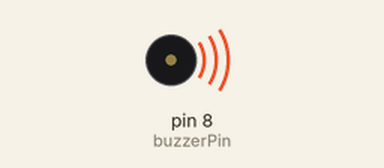
This sketch was run on a simulated Arduino Uno, built with avr-gcc and run on an emulated ATmega328P. On the bench: buzzer (waves = sounding).

Above: at 0.2 s.
At 3.7 s:
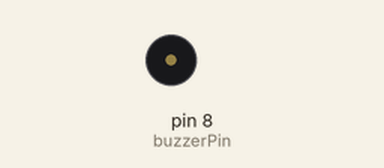
Timing chart, 0 to 4.6 s (numbered marks = the images above):
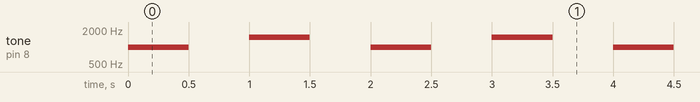

Measured:
- by itself, tone on pin 8 (buzzerPin): repeats every 2.0 s: silent 0.50 s, 1500 Hz 0.50 s, silent 0.50 s, 1000 Hz 0.50 s

The sketch:

11_passive_buzzer_tone.ino
```cpp
const int buzzerPin = 8;

void setup() {
  pinMode(buzzerPin, OUTPUT);
}

void loop() {
  tone(buzzerPin, 1000);
  delay(500);
  noTone(buzzerPin);
  delay(500);

  tone(buzzerPin, 1500);
  delay(500);
  noTone(buzzerPin);
  delay(500);
}
```
